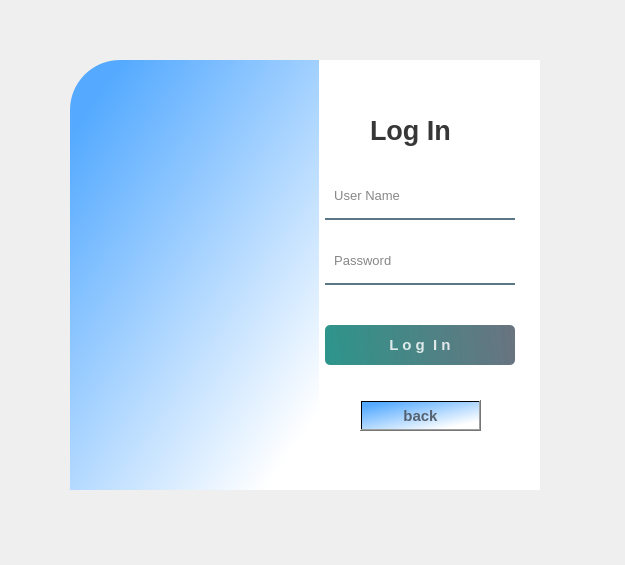
<?xml version="1.0" encoding="UTF-8"?>
<ui version="4.0">
 <class>Form</class>
 <widget class="QWidget" name="Form">
  <property name="geometry">
   <rect>
    <x>0</x>
    <y>0</y>
    <width>625</width>
    <height>565</height>
   </rect>
  </property>
  <property name="windowTitle">
   <string>Form</string>
  </property>
  <widget class="QWidget" name="widget" native="true">
   <property name="geometry">
    <rect>
     <x>30</x>
     <y>30</y>
     <width>550</width>
     <height>500</height>
    </rect>
   </property>
   <property name="styleSheet">
    <string notr="true">QPushButton#pushButton{
	background-color: qlineargradient(spread:pad, x1:0, y1:0.505682, x2:1, y2:0.477, stop:0 rgba(11, 131, 120, 219), stop:1 rgba(85, 98, 112, 226));
	color:rgba(255, 255, 255, 210);
	border-radius:5px;
}

QPushButton#pushButton:hover{
	background-color: qlineargradient(spread:pad, x1:0, y1:0.505682, x2:1, y2:0.477, stop:0 rgba(150, 123, 111, 219), stop:1 rgba(85, 81, 84, 226));
}

QPushButton#pushButton:pressed{
	padding-left:5px;
	padding-top:5px;
	background-color:rgba(150, 123, 111, 255);
}

QPushButton#pushButton_2, #pushButton_3, #pushButton_4, #pushButton_5{
	background-color: rgba(0, 0, 0, 0);
	color:rgba(85, 98, 112, 255);
}

QPushButton#pushButton_2:hover, #pushButton_3:hover, #pushButton_4:hover, #pushButton_5:hover{
	color: rgba(131, 96, 53, 255);
}

QPushButton#pushButton_2:pressed, #pushButton_3:pressed, #pushButton_4:pressed, #pushButton_5:pressed{
	padding-left:5px;
	padding-top:5px;
	color:rgba(91, 88, 53, 255);
}

</string>
   </property>
   <widget class="QLabel" name="label">
    <property name="geometry">
     <rect>
      <x>40</x>
      <y>30</y>
      <width>280</width>
      <height>430</height>
     </rect>
    </property>
    <property name="styleSheet">
     <string notr="true">border-image: url(:/images/background.jpg);
border-top-left-radius: 50px;</string>
    </property>
    <property name="text">
     <string/>
    </property>
   </widget>
   <widget class="QLabel" name="label_2">
    <property name="geometry">
     <rect>
      <x>40</x>
      <y>30</y>
      <width>280</width>
      <height>430</height>
     </rect>
    </property>
    <property name="styleSheet">
     <string notr="true">background-color:rgba(0, 0, 0, 80);
background-color: qlineargradient(spread:pad, x1:0.0903955, y1:0.091, x2:0.831, y2:0.875, stop:0 rgba(85, 170, 255, 255), stop:1 rgba(255, 255, 255, 255));
border-top-left-radius: 50px;</string>
    </property>
    <property name="text">
     <string/>
    </property>
    <property name="pixmap">
     <pixmap>Icons/1000_F_259384390_LZjy7LNM3zeLSXMILA0NphvmOzUQXSuj.jpg</pixmap>
    </property>
    <property name="scaledContents">
     <bool>true</bool>
    </property>
   </widget>
   <widget class="QLabel" name="label_3">
    <property name="geometry">
     <rect>
      <x>289</x>
      <y>30</y>
      <width>221</width>
      <height>430</height>
     </rect>
    </property>
    <property name="styleSheet">
     <string notr="true">background-color:rgba(255, 255, 255, 255);
/*border-bottom-right-radius: 50px;*/</string>
    </property>
    <property name="text">
     <string/>
    </property>
   </widget>
   <widget class="QLabel" name="label_4">
    <property name="geometry">
     <rect>
      <x>340</x>
      <y>80</y>
      <width>100</width>
      <height>40</height>
     </rect>
    </property>
    <property name="font">
     <font>
      <pointsize>20</pointsize>
      <weight>75</weight>
      <bold>true</bold>
     </font>
    </property>
    <property name="styleSheet">
     <string notr="true">color:rgba(0, 0, 0, 200);</string>
    </property>
    <property name="text">
     <string>Log In</string>
    </property>
   </widget>
   <widget class="QLineEdit" name="lineEdit">
    <property name="geometry">
     <rect>
      <x>295</x>
      <y>150</y>
      <width>190</width>
      <height>40</height>
     </rect>
    </property>
    <property name="font">
     <font>
      <pointsize>10</pointsize>
     </font>
    </property>
    <property name="styleSheet">
     <string notr="true">background-color:rgba(0, 0, 0, 0);
border:none;
border-bottom:2px solid rgba(46, 82, 101, 200);
color:rgba(0, 0, 0, 240);
padding-bottom:7px;</string>
    </property>
    <property name="placeholderText">
     <string>  User Name</string>
    </property>
   </widget>
   <widget class="QLineEdit" name="lineEdit_2">
    <property name="geometry">
     <rect>
      <x>295</x>
      <y>215</y>
      <width>190</width>
      <height>40</height>
     </rect>
    </property>
    <property name="font">
     <font>
      <pointsize>10</pointsize>
     </font>
    </property>
    <property name="styleSheet">
     <string notr="true">background-color:rgba(0, 0, 0, 0);
border:none;
border-bottom:2px solid rgba(46, 82, 101, 200);
color:rgba(0, 0, 0, 240);
padding-bottom:7px;</string>
    </property>
    <property name="echoMode">
     <enum>QLineEdit::Password</enum>
    </property>
    <property name="placeholderText">
     <string>  Password</string>
    </property>
   </widget>
   <widget class="QPushButton" name="pushButton">
    <property name="geometry">
     <rect>
      <x>295</x>
      <y>295</y>
      <width>190</width>
      <height>40</height>
     </rect>
    </property>
    <property name="font">
     <font>
      <pointsize>11</pointsize>
      <weight>75</weight>
      <bold>true</bold>
     </font>
    </property>
    <property name="text">
     <string>L o g  I n</string>
    </property>
   </widget>
   <widget class="QPushButton" name="pushButton_2">
    <property name="geometry">
     <rect>
      <x>330</x>
      <y>370</y>
      <width>121</width>
      <height>31</height>
     </rect>
    </property>
    <property name="font">
     <font>
      <pointsize>11</pointsize>
      <weight>75</weight>
      <bold>true</bold>
     </font>
    </property>
    <property name="styleSheet">
     <string notr="true">background-color: qlineargradient(spread:pad, x1:0.0903955, y1:0.091, x2:0.831, y2:0.875, stop:0 rgba(85, 170, 255, 255), stop:1 rgba(255, 255, 255, 255));</string>
    </property>
    <property name="text">
     <string>back</string>
    </property>
   </widget>
  </widget>
 </widget>
 <resources>
  <include location="images.qrc"/>
  <include location="images.qrc"/>
 </resources>
 <connections/>
</ui>
